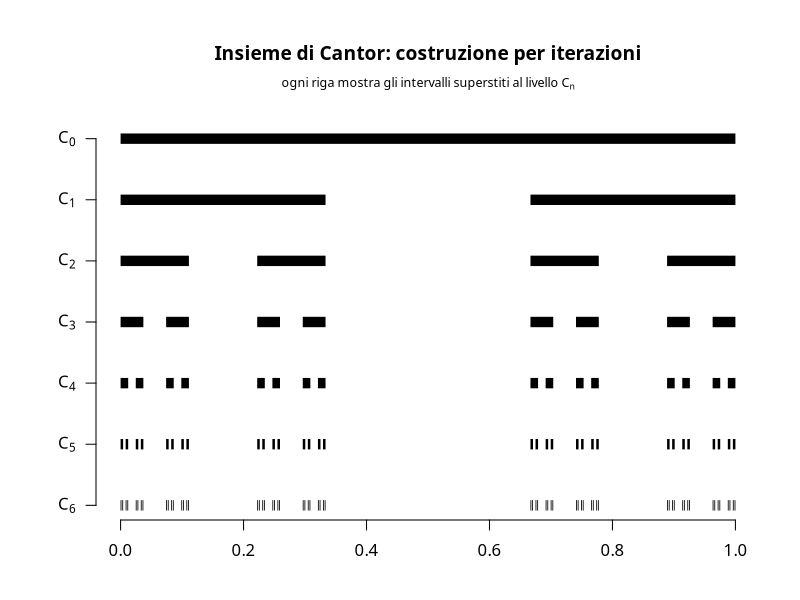

Here is the R script that generated this plot:
# Genera img/misura_cantor.png: le prime iterazioni della costruzione
# dell'insieme di Cantor (teoria_misura.md, §6), una riga per livello.

cantor_intervalli <- function(n) {
    intervalli <- matrix(c(0, 1), ncol = 2)
    for (k in seq_len(n)) {
        nuovi <- matrix(nrow = 0, ncol = 2)
        for (i in seq_len(nrow(intervalli))) {
            a <- intervalli[i, 1]
            b <- intervalli[i, 2]
            terzo <- (b - a) / 3
            nuovi <- rbind(nuovi, c(a, a + terzo), c(b - terzo, b))
        }
        intervalli <- nuovi
    }
    intervalli
}

n_livelli <- 6

# Spectral è il font usato dalla pagina GitHub (geoteo.net/static/style.css);
# richiede il device Cairo per essere referenziato per nome famiglia.
png("img/misura_cantor.png", width = 1400, height = 900, res = 150, type = "cairo")
par(mar = c(4, 4.8, 6.2, 2), family = "Spectral")
plot(NA,
    xlim = c(0, 1), ylim = c(n_livelli, 0),
    xlab = "", ylab = "", yaxt = "n", xaxt = "n", bty = "n"
)
mtext("Insieme di Cantor: costruzione per iterazioni", side = 3, line = 3.0, cex = 1.15, font = 2)
mtext(bquote("ogni riga mostra gli intervalli superstiti al livello" ~ C[n]), side = 3, line = 1.5, cex = 0.75)
axis(1, at = seq(0, 1, 0.2))
etichette <- do.call(expression, lapply(0:n_livelli, function(i) bquote(C[.(i)])))
axis(2, at = 0:n_livelli, labels = etichette, las = 1)

for (livello in 0:n_livelli) {
    ins <- cantor_intervalli(livello)
    segments(ins[, 1], livello, ins[, 2], livello, lwd = 10, lend = 1, col = "black")
}

dev.off()
